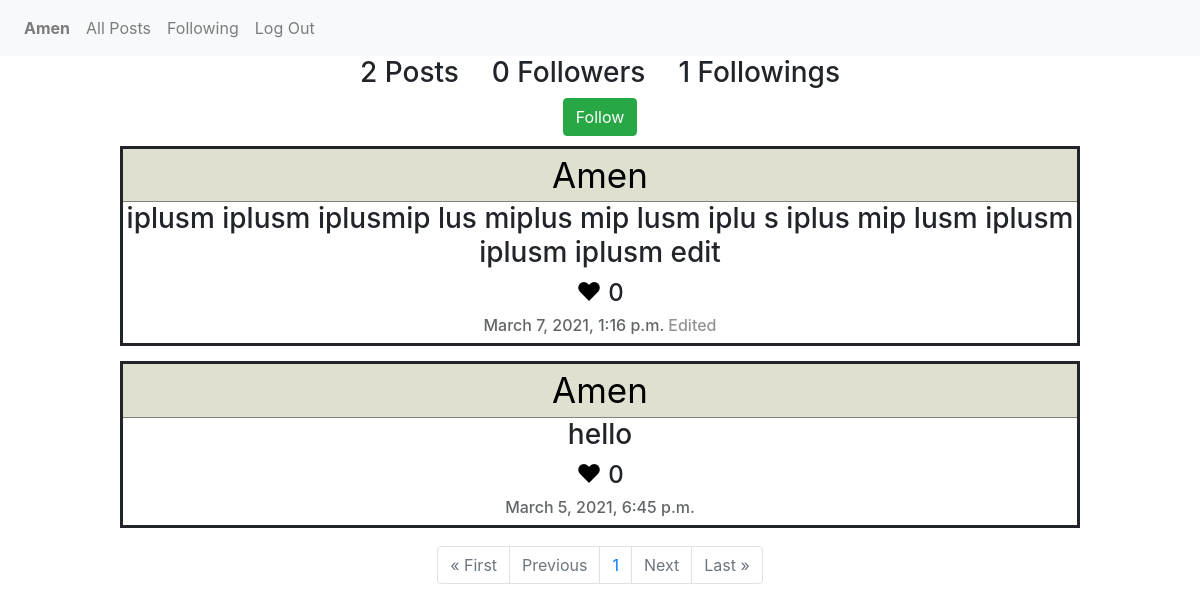
Screenshot of /profile/Amen (signed in) with the database file from the repository.
### network/models.py (models this page shows)
class User(AbstractUser):
    pass

class Userprofile(models.Model):
    user = models.ForeignKey('User', on_delete=models.CASCADE, related_name='profile')
    follower = models.ManyToManyField('User', blank=True, related_name='follower')
    following = models.ManyToManyField('User', blank=True, related_name='following')

class post(models.Model):
    user = models.ForeignKey('User', on_delete=models.CASCADE, related_name='maker')
    text = models.CharField(max_length=255)
    date = models.DateTimeField(auto_now_add=True)
    likes = models.ManyToManyField('User', blank=True)
    edited = models.BooleanField(default=False)

### network/views.py (the view)
# urls.py: path("profile/<str:username>", views.profile , name="profile"),
@login_required(login_url='/login')
def profile(request, username):
    if request.method == "POST":
        try:
            user = get_object_or_404(User, username=username)
            current_user = Userprofile.objects.get(user=request.user, following=user)
            current_user.following.remove(user)
            profile_user = Userprofile.objects.get(user=user, follower=request.user)
            profile_user.follower.remove(request.user)
            return redirect('/')
        except:
            user = get_object_or_404(User, username=username)
            current_user = Userprofile.objects.get(user=request.user)
            current_user.following.add(user)
            profile_user = Userprofile.objects.get(user=user)
            profile_user.follower.add(request.user)
            return redirect('/')
    else:
        user = get_object_or_404(User, username=username)
        user_posts= post.objects.filter(user=user).order_by('id').reverse()
        current_user = request.user
        profiles = Userprofile.objects.get(user=user)
        paginator = Paginator(user_posts, 10)
        page_number = request.GET.get('page')
        page_obj = paginator.get_page(page_number)
        context = {
            'user_posts':user_posts,
            'profile': profiles,
            'current_user':current_user,
            'user':user,
            'page_obj':page_obj
        }
        return render(request, "network/profile.html", context)

### network/templates/network/profile.html (shortened to what this page needs)
{% extends "network/layout.html" %}
{% block body %}
    <div class="card">
      <div class="followers">
          <div> <h3>{{user_posts.count}} Posts</h3> </div>
          <div> <h3>{{profile.follower.count}} Followers</h3> </div>
          <div> <h3>{{profile.following.count}} Followings</h3> </div>
      </div>
      <div class="follow-button">
          {% if current_user != user  %}
              {% if current_user in profile.follower.all %}
                  <form action="{% url 'profile' username=profile.user.username %}" method="post">
                      {% csrf_token %}
                      <button type="submit" class="btn btn-success" name="button">Unfollow</button>
                  </form>
                {% else %}
                  <form action="{% url 'profile' username=profile.user.username %}" method="post">
                      <button type="submit" class="btn btn-success" name="button">Follow</button>
                  </form>
              {% endif %}
          {% endif %}
      </div>
    </div>
    {% for post in user_posts %}
        <div class="post">
          <div class="post-head">
            <a href="/profile/{{post.user}}" >{{post.user}}</a>
          </div>
          <h3>{{post.text}}</h3>
          {% if request.user in post.likes.all %}
             <h4 ><span style="color:red; font-size:25px" class="like" onclick="like({{post.id}})">&hearts;</span> {{post.likes.all.count}}</h4>
             <h6>{{post.date}}{% if post.edited == True %} <span style="opacity:0.7;">Edited</span>{% endif %}</h6>
             {% if request.user == post.user %}
               <div class="post-footer">
                 <div><a href="/edit/{{post.id}}">Edit</a></div>
                 <div><a href="/delete/{{post.id}}">Delete</a></div>
               </div>
             {% endif %}
             {% else %}
                <h4 ><span style="color:black; font-size:25px" class="like" onclick="like({{post.id}})">&hearts;</span> {{post.likes.all.count}}</h4>
                <h6>{{post.date}}{% if post.edited == True %} <span style="opacity:0.7;">Edited</span>{% endif %}</h6>
          {% endif %}
        </div>
    {% endfor %}
    <div class="container">
           <ul class="pagination justify-content-center">
               {% if page_obj.has_previous %}
                   <li class="page-item"><a href="?page=1" class="page-link">&laquo; First</a></li>
                   <li class="page-item"><a href="?page={{ page_obj.previous_page_number }}" class="page-link">Previous</a></li>
               {% else %}
               <li class="page-item disabled"><a class="page-link">&laquo; First</a></li>
               <li class="page-item disabled"><a class="page-link">Previous</a></li>
               {% endif %}
               {% if page_obj.number %}
               <li class="page-item"><a class="page-link" href="?page={{page_obj.number}}">{{ page_obj.number }}</a></li>
               {% else %}
               <li class="page-item"><a class="page-link">0</a></li>
               {% endif %}
               {% if page_obj.has_next %}
               <li class="page-item"><a href="?page={{ page_obj.next_page_number }}" class="page-link">Next</a></li>
               <li class="page-item"><a href="?page={{ page_obj.paginator.num_pages }}" class="page-link">Last &raquo;</a></li>
               {% else %}
               <li class="page-item disabled"><a class="page-link">Next</a></li>
               <li class="page-item disabled"><a class="page-link">Last &raquo;</a></li>
               {% endif %}
           </ul>
       </div>
{% endblock %}

### network/templates/network/layout.html (shortened to what this page needs)
{% load static %}
<!DOCTYPE html>
<html lang="en">
    <head>
        <link rel="stylesheet" href="https://stackpath.bootstrapcdn.com/bootstrap/4.4.1/css/bootstrap.min.css">
        <link href="{% static 'network/styles.css' %}" rel="stylesheet">
    </head>
    <body>
        <nav class="navbar navbar-expand-lg navbar-light bg-light">
            <div>
              <ul class="navbar-nav mr-auto">
                {% if user.is_authenticated %}
                    <li class="nav-item">
                        <a class="nav-link" href="{% url 'profile' username=user.username %}"><strong>{{ user.username }}</strong></a>
                    </li>
                {% endif %}
                <li class="nav-item">
                  <a class="nav-link" href="{% url 'index' %}">All Posts</a>
                </li>
                {% if user.is_authenticated %}
                    <li class="nav-item">
                        <a class="nav-link" href="{% url 'following' %}">Following</a>
                    </li>
                    <li class="nav-item">
                        <a class="nav-link" href="{% url 'logout' %}">Log Out</a>
                    </li>
                {% endif %}
              </ul>
            </div>
          </nav>
        <div class="body">
            {% block body %}
            {% endblock %}
        </div>
    </body>
</html>

### network/static/network/styles.css (style rules this page uses)
.post { display: flex; flex-direction: column; width: 80%; justify-content: space-between; border-style: solid; border-width: 3px; text-align: center; margin: -3px auto 18px auto; }
.post h6 { opacity: 0.7; }
.post-head { border-bottom: solid; border-width: 1px; border-color: gray; background: #e0e0d1; }
.post-head a { text-decoration: none; font-size: 35px; color: black; }
.card { margin-bottom: 13px; display: flex; flex-direction: column; text-align: center; border: none; }
.followers { display: flex; flex-direction: row; width: 40%; justify-content: space-between; margin: 0 auto; }
.follow-button { margin: 0 auto; }
.like { cursor: pointer; }

### rows the page displays
User: username "Amen"
Userprofile: follower.count "0", following.count "1"
post: user "Amen", text "iplusm iplusm iplusmip lus miplus mip lusm iplu s iplus mip lusm iplusm iplusm iplusm edit", likes.all.count "0", date "March 7, 2021, 1:16 p.m.", edited "Edited"
post: user "Amen", text "hello", likes.all.count "0", date "March 5, 2021, 6:45 p.m."

### other values shown
{{ user_posts.count }} "2"
{{ page_obj.number }} "1"
